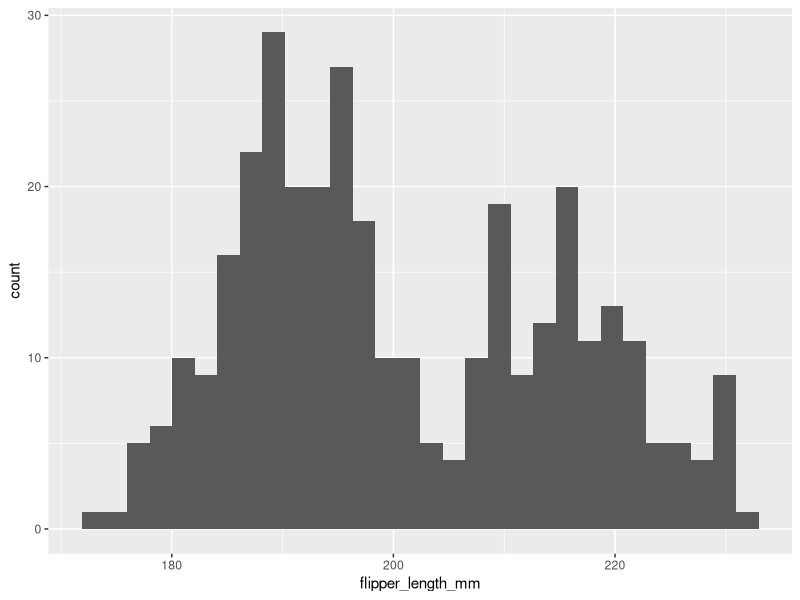
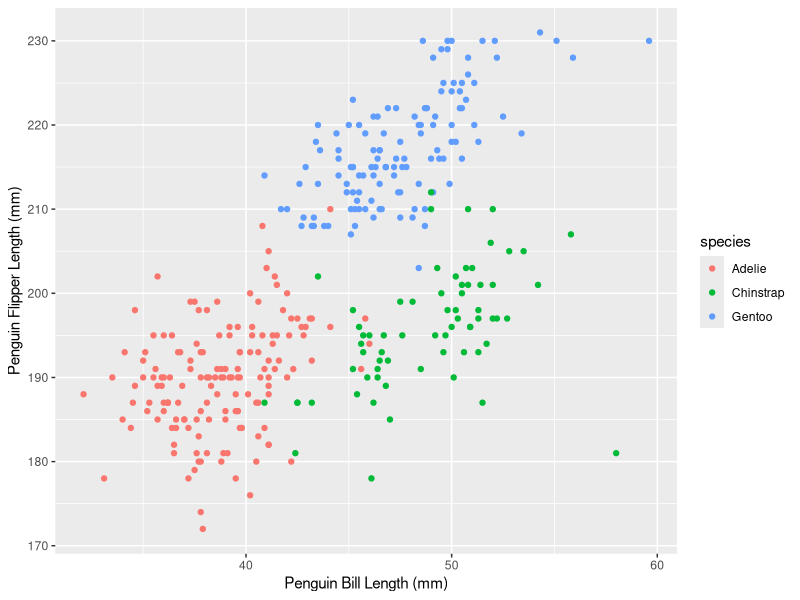
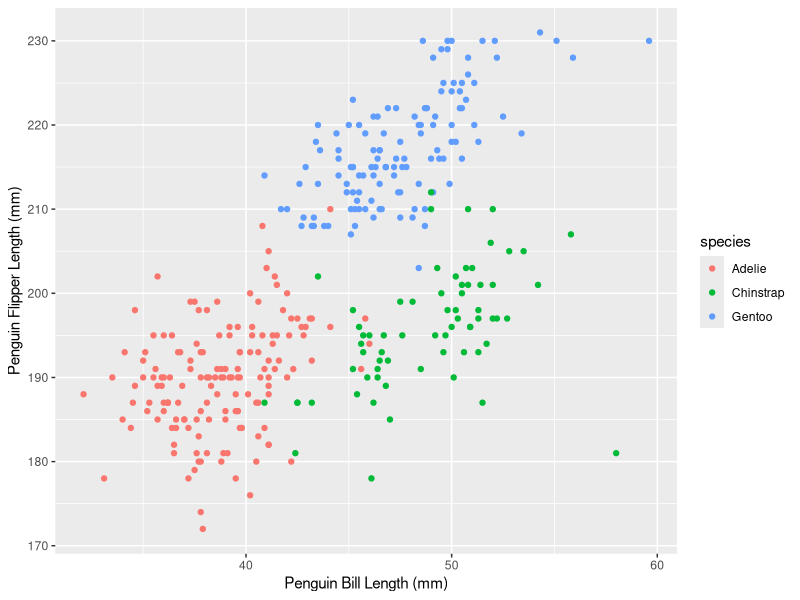

The R script that drew these images, in order:
## ---- chunk 1

library(ggplot2)
library(tidyverse)

## ---- chunk 2

data("penguins", package = "palmerpenguins")

## ---- chunk 3

head(penguins)
nrow(penguins)
ncol(penguins)
summary(penguins)

## ---- chunk 4

ggplot(penguins, aes(x=flipper_length_mm))+ geom_histogram()

## ---- chunk 5

ggplot(penguins,aes(x=bill_length_mm, y=flipper_length_mm, color=species))+
  geom_point()+
  labs(x= "Penguin Bill Length (mm)", y= "Penguin Flipper Length (mm)")

## ---- chunk 6
ggsave("Figures/penguin_plot.png")

## ---- chunk 7
dfsample <- rnorm(10)
## ---- chunk 8
logical_vector <- dfsample > 0

character_vector <- c("apple", "banana", "cherry", "date", "elderberry", 
                      "fig", "grape", "honeydew", "kiwi", "lemon")

factor_vector <- factor(c("Level1", "Level2", "Level3", "Level1", "Level2", 
                          "Level3", "Level1", "Level2", "Level3", "Level1"))
## ---- chunk 9
df_hw <- data.frame(RandomSample = dfsample,
                 GreaterThanZero = logical_vector,
                 CharacterVector = character_vector,
                 FactorVector = factor_vector)
df_hw
## ---- chunk 10
rs_mean <- pull(df_hw, RandomSample)
mean(rs_mean)
## ---- chunk 11
logic<- pull(df_hw, GreaterThanZero)
mean(logic)
## ---- chunk 12
character<- pull(df_hw, CharacterVector)
mean(character)
## ---- chunk 13
factor <- pull(df_hw, FactorVector)
mean(factor)
## ---- chunk 14

df_hw_mutated = 
  df_hw |> 
  mutate(GreaterThanZero = as.numeric(GreaterThanZero), 
         CharacterVector = as.numeric(CharacterVector),
         FactorVector = as.numeric(FactorVector),
         )

